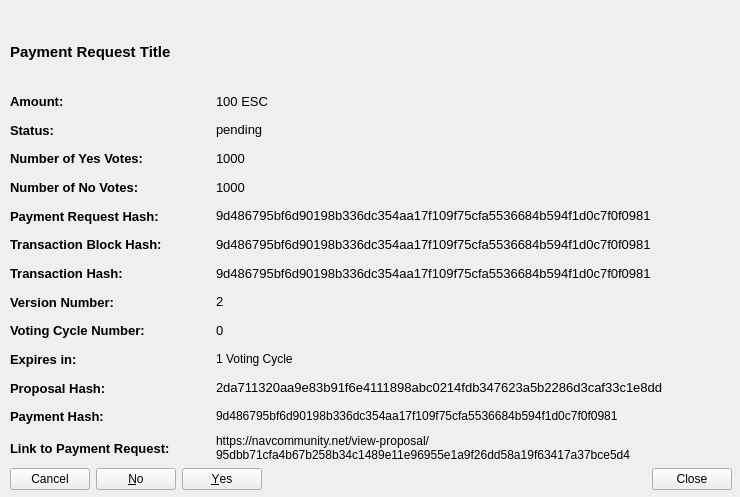
<?xml version="1.0" encoding="UTF-8"?>
<ui version="4.0">
 <class>CommunityFundDisplayPaymentRequestDetailed</class>
 <widget class="QWidget" name="CommunityFundDisplayPaymentRequestDetailed">
  <property name="geometry">
   <rect>
    <x>0</x>
    <y>0</y>
    <width>740</width>
    <height>497</height>
   </rect>
  </property>
  <property name="sizePolicy">
   <sizepolicy hsizetype="Preferred" vsizetype="Expanding">
    <horstretch>0</horstretch>
    <verstretch>0</verstretch>
   </sizepolicy>
  </property>
  <property name="minimumSize">
   <size>
    <width>740</width>
    <height>497</height>
   </size>
  </property>
  <property name="windowTitle">
   <string>Payment Request Details</string>
  </property>
  <widget class="QLabel" name="labelPaymentRequestTitle">
   <property name="geometry">
    <rect>
     <x>10</x>
     <y>10</y>
     <width>722</width>
     <height>83</height>
    </rect>
   </property>
   <property name="sizePolicy">
    <sizepolicy hsizetype="Preferred" vsizetype="Expanding">
     <horstretch>0</horstretch>
     <verstretch>0</verstretch>
    </sizepolicy>
   </property>
   <property name="maximumSize">
    <size>
     <width>16777215</width>
     <height>100</height>
    </size>
   </property>
   <property name="font">
    <font>
     <pointsize>11</pointsize>
     <weight>75</weight>
     <bold>true</bold>
    </font>
   </property>
   <property name="text">
    <string>Payment Request Title</string>
   </property>
   <property name="wordWrap">
    <bool>true</bool>
   </property>
   <property name="openExternalLinks">
    <bool>false</bool>
   </property>
  </widget>
  <widget class="QWidget" name="layoutWidget">
   <property name="geometry">
    <rect>
     <x>10</x>
     <y>90</y>
     <width>722</width>
     <height>400</height>
    </rect>
   </property>
   <layout class="QVBoxLayout" name="verticalLayoutDetailedInfomation_2">
    <item>
     <layout class="QHBoxLayout" name="horizontalLayoutAmount_2">
      <item>
       <widget class="QLabel" name="labelPrequestAmountTitle">
        <property name="sizePolicy">
         <sizepolicy hsizetype="Fixed" vsizetype="Preferred">
          <horstretch>0</horstretch>
          <verstretch>0</verstretch>
         </sizepolicy>
        </property>
        <property name="minimumSize">
         <size>
          <width>200</width>
          <height>0</height>
         </size>
        </property>
        <property name="font">
         <font>
          <pointsize>10</pointsize>
          <weight>75</weight>
          <bold>true</bold>
         </font>
        </property>
        <property name="text">
         <string>Amount:</string>
        </property>
        <property name="textInteractionFlags">
         <set>Qt::NoTextInteraction</set>
        </property>
       </widget>
      </item>
      <item>
       <widget class="QLabel" name="labelPrequestAmount">
        <property name="font">
         <font>
          <pointsize>10</pointsize>
         </font>
        </property>
        <property name="text">
         <string>100 ESC</string>
        </property>
        <property name="textInteractionFlags">
         <set>Qt::TextSelectableByMouse</set>
        </property>
       </widget>
      </item>
     </layout>
    </item>
    <item>
     <layout class="QHBoxLayout" name="horizontalLayoutFee_2">
      <item>
       <widget class="QLabel" name="labelPrequestStatusTitle">
        <property name="sizePolicy">
         <sizepolicy hsizetype="Fixed" vsizetype="Preferred">
          <horstretch>0</horstretch>
          <verstretch>0</verstretch>
         </sizepolicy>
        </property>
        <property name="minimumSize">
         <size>
          <width>200</width>
          <height>0</height>
         </size>
        </property>
        <property name="font">
         <font>
          <pointsize>10</pointsize>
          <weight>75</weight>
          <bold>true</bold>
         </font>
        </property>
        <property name="text">
         <string>Status:</string>
        </property>
        <property name="textInteractionFlags">
         <set>Qt::NoTextInteraction</set>
        </property>
       </widget>
      </item>
      <item>
       <widget class="QLabel" name="labelPrequestStatus">
        <property name="font">
         <font>
          <pointsize>10</pointsize>
         </font>
        </property>
        <property name="text">
         <string>pending</string>
        </property>
        <property name="textInteractionFlags">
         <set>Qt::TextSelectableByMouse</set>
        </property>
       </widget>
      </item>
     </layout>
    </item>
    <item>
     <layout class="QHBoxLayout" name="horizontalLayoutAddress_2">
      <item>
       <widget class="QLabel" name="labelPrequestYesTitle">
        <property name="sizePolicy">
         <sizepolicy hsizetype="Fixed" vsizetype="Preferred">
          <horstretch>0</horstretch>
          <verstretch>0</verstretch>
         </sizepolicy>
        </property>
        <property name="minimumSize">
         <size>
          <width>200</width>
          <height>0</height>
         </size>
        </property>
        <property name="font">
         <font>
          <pointsize>10</pointsize>
          <weight>75</weight>
          <bold>true</bold>
         </font>
        </property>
        <property name="text">
         <string>Number of Yes Votes:</string>
        </property>
        <property name="textInteractionFlags">
         <set>Qt::NoTextInteraction</set>
        </property>
       </widget>
      </item>
      <item>
       <widget class="QLabel" name="labelPrequestYes">
        <property name="font">
         <font>
          <pointsize>10</pointsize>
         </font>
        </property>
        <property name="text">
         <string>1000</string>
        </property>
        <property name="textInteractionFlags">
         <set>Qt::TextSelectableByMouse</set>
        </property>
       </widget>
      </item>
     </layout>
    </item>
    <item>
     <layout class="QHBoxLayout" name="horizontalLayoutDeadline_2">
      <item>
       <widget class="QLabel" name="labelPrequestNoTitle">
        <property name="sizePolicy">
         <sizepolicy hsizetype="Fixed" vsizetype="Preferred">
          <horstretch>0</horstretch>
          <verstretch>0</verstretch>
         </sizepolicy>
        </property>
        <property name="minimumSize">
         <size>
          <width>200</width>
          <height>0</height>
         </size>
        </property>
        <property name="font">
         <font>
          <pointsize>10</pointsize>
          <weight>75</weight>
          <bold>true</bold>
         </font>
        </property>
        <property name="text">
         <string>Number of No Votes:</string>
        </property>
        <property name="textInteractionFlags">
         <set>Qt::NoTextInteraction</set>
        </property>
       </widget>
      </item>
      <item>
       <widget class="QLabel" name="labelPrequestNo">
        <property name="font">
         <font>
          <pointsize>10</pointsize>
         </font>
        </property>
        <property name="text">
         <string>1000</string>
        </property>
        <property name="textInteractionFlags">
         <set>Qt::TextSelectableByMouse</set>
        </property>
       </widget>
      </item>
     </layout>
    </item>
    <item>
     <layout class="QHBoxLayout" name="horizontalLayoutExpiresIn_2">
      <item>
       <widget class="QLabel" name="labelPrequestHashTitle">
        <property name="sizePolicy">
         <sizepolicy hsizetype="Fixed" vsizetype="Preferred">
          <horstretch>0</horstretch>
          <verstretch>0</verstretch>
         </sizepolicy>
        </property>
        <property name="minimumSize">
         <size>
          <width>200</width>
          <height>0</height>
         </size>
        </property>
        <property name="font">
         <font>
          <pointsize>10</pointsize>
          <weight>75</weight>
          <bold>true</bold>
         </font>
        </property>
        <property name="text">
         <string>Payment Request Hash:</string>
        </property>
        <property name="textInteractionFlags">
         <set>Qt::NoTextInteraction</set>
        </property>
       </widget>
      </item>
      <item>
       <widget class="QLabel" name="labelPrequestHash">
        <property name="font">
         <font>
          <pointsize>10</pointsize>
         </font>
        </property>
        <property name="text">
         <string>9d486795bf6d90198b336dc354aa17f109f75cfa5536684b594f1d0c7f0f0981</string>
        </property>
        <property name="textInteractionFlags">
         <set>Qt::TextSelectableByMouse</set>
        </property>
       </widget>
      </item>
     </layout>
    </item>
    <item>
     <layout class="QHBoxLayout" name="horizontalLayoutStatus_2">
      <item>
       <widget class="QLabel" name="labelPrequestTransactionBlockHashTitle">
        <property name="sizePolicy">
         <sizepolicy hsizetype="Fixed" vsizetype="Preferred">
          <horstretch>0</horstretch>
          <verstretch>0</verstretch>
         </sizepolicy>
        </property>
        <property name="minimumSize">
         <size>
          <width>200</width>
          <height>0</height>
         </size>
        </property>
        <property name="font">
         <font>
          <pointsize>10</pointsize>
          <weight>75</weight>
          <bold>true</bold>
         </font>
        </property>
        <property name="text">
         <string>Transaction Block Hash:</string>
        </property>
        <property name="textInteractionFlags">
         <set>Qt::NoTextInteraction</set>
        </property>
       </widget>
      </item>
      <item>
       <widget class="QLabel" name="labelPrequestTransactionBlockHash">
        <property name="font">
         <font>
          <pointsize>10</pointsize>
         </font>
        </property>
        <property name="text">
         <string>9d486795bf6d90198b336dc354aa17f109f75cfa5536684b594f1d0c7f0f0981</string>
        </property>
        <property name="textInteractionFlags">
         <set>Qt::TextSelectableByMouse</set>
        </property>
       </widget>
      </item>
     </layout>
    </item>
    <item>
     <layout class="QHBoxLayout" name="horizontalLayoutNumberYesVotes_2">
      <item>
       <widget class="QLabel" name="labelPrequestTransactionHashTitle">
        <property name="sizePolicy">
         <sizepolicy hsizetype="Fixed" vsizetype="Preferred">
          <horstretch>0</horstretch>
          <verstretch>0</verstretch>
         </sizepolicy>
        </property>
        <property name="minimumSize">
         <size>
          <width>200</width>
          <height>0</height>
         </size>
        </property>
        <property name="font">
         <font>
          <pointsize>10</pointsize>
          <weight>75</weight>
          <bold>true</bold>
         </font>
        </property>
        <property name="text">
         <string>Transaction Hash:</string>
        </property>
        <property name="textInteractionFlags">
         <set>Qt::NoTextInteraction</set>
        </property>
       </widget>
      </item>
      <item>
       <widget class="QLabel" name="labelPrequestTransactionHash">
        <property name="font">
         <font>
          <pointsize>10</pointsize>
         </font>
        </property>
        <property name="text">
         <string>9d486795bf6d90198b336dc354aa17f109f75cfa5536684b594f1d0c7f0f0981</string>
        </property>
        <property name="textInteractionFlags">
         <set>Qt::TextSelectableByMouse</set>
        </property>
       </widget>
      </item>
     </layout>
    </item>
    <item>
     <layout class="QHBoxLayout" name="horizontalLayoutNumberNoVotes_2">
      <item>
       <widget class="QLabel" name="labelPrequestVersionNoTitle">
        <property name="sizePolicy">
         <sizepolicy hsizetype="Fixed" vsizetype="Preferred">
          <horstretch>0</horstretch>
          <verstretch>0</verstretch>
         </sizepolicy>
        </property>
        <property name="minimumSize">
         <size>
          <width>200</width>
          <height>0</height>
         </size>
        </property>
        <property name="font">
         <font>
          <pointsize>10</pointsize>
          <weight>75</weight>
          <bold>true</bold>
         </font>
        </property>
        <property name="text">
         <string>Version Number:</string>
        </property>
        <property name="textInteractionFlags">
         <set>Qt::NoTextInteraction</set>
        </property>
       </widget>
      </item>
      <item>
       <widget class="QLabel" name="labelPrequestVersionNo">
        <property name="font">
         <font>
          <pointsize>10</pointsize>
         </font>
        </property>
        <property name="text">
         <string>2</string>
        </property>
        <property name="textInteractionFlags">
         <set>Qt::TextSelectableByMouse</set>
        </property>
       </widget>
      </item>
     </layout>
    </item>
    <item>
     <layout class="QHBoxLayout" name="horizontalLayoutTransactionBlockHash_2">
      <item>
       <widget class="QLabel" name="labelPrequestVotingCycleTitle">
        <property name="sizePolicy">
         <sizepolicy hsizetype="Fixed" vsizetype="Preferred">
          <horstretch>0</horstretch>
          <verstretch>0</verstretch>
         </sizepolicy>
        </property>
        <property name="minimumSize">
         <size>
          <width>200</width>
          <height>0</height>
         </size>
        </property>
        <property name="font">
         <font>
          <pointsize>10</pointsize>
          <weight>75</weight>
          <bold>true</bold>
         </font>
        </property>
        <property name="text">
         <string>Voting Cycle Number:</string>
        </property>
        <property name="textInteractionFlags">
         <set>Qt::NoTextInteraction</set>
        </property>
       </widget>
      </item>
      <item>
       <widget class="QLabel" name="labelPrequestVotingCycle">
        <property name="font">
         <font>
          <pointsize>10</pointsize>
         </font>
        </property>
        <property name="text">
         <string>0</string>
        </property>
        <property name="textInteractionFlags">
         <set>Qt::TextSelectableByMouse</set>
        </property>
       </widget>
      </item>
     </layout>
    </item>
    <item>
     <layout class="QHBoxLayout" name="horizontalLayout_3">
      <property name="topMargin">
       <number>0</number>
      </property>
      <item>
       <widget class="QLabel" name="labelPrequestExpiryTitle">
        <property name="sizePolicy">
         <sizepolicy hsizetype="Minimum" vsizetype="Preferred">
          <horstretch>0</horstretch>
          <verstretch>0</verstretch>
         </sizepolicy>
        </property>
        <property name="minimumSize">
         <size>
          <width>200</width>
          <height>0</height>
         </size>
        </property>
        <property name="maximumSize">
         <size>
          <width>200</width>
          <height>16777215</height>
         </size>
        </property>
        <property name="font">
         <font>
          <pointsize>10</pointsize>
          <weight>75</weight>
          <bold>true</bold>
         </font>
        </property>
        <property name="text">
         <string>Expires in:</string>
        </property>
       </widget>
      </item>
      <item>
       <widget class="QLabel" name="labelPrequestExpiry">
        <property name="text">
         <string>1 Voting Cycle</string>
        </property>
        <property name="textInteractionFlags">
         <set>Qt::TextSelectableByMouse</set>
        </property>
       </widget>
      </item>
     </layout>
    </item>
    <item>
     <layout class="QHBoxLayout" name="horizontalLayoutTransactionHash_2">
      <item>
       <widget class="QLabel" name="labelPrequestProposalHashTitle">
        <property name="sizePolicy">
         <sizepolicy hsizetype="Fixed" vsizetype="Preferred">
          <horstretch>0</horstretch>
          <verstretch>0</verstretch>
         </sizepolicy>
        </property>
        <property name="minimumSize">
         <size>
          <width>200</width>
          <height>0</height>
         </size>
        </property>
        <property name="font">
         <font>
          <pointsize>10</pointsize>
          <weight>75</weight>
          <bold>true</bold>
         </font>
        </property>
        <property name="text">
         <string>Proposal Hash:</string>
        </property>
        <property name="textInteractionFlags">
         <set>Qt::NoTextInteraction</set>
        </property>
       </widget>
      </item>
      <item>
       <widget class="QLabel" name="labelPrequestProposalHash">
        <property name="font">
         <font>
          <pointsize>10</pointsize>
         </font>
        </property>
        <property name="text">
         <string>2da711320aa9e83b91f6e4111898abc0214fdb347623a5b2286d3caf33c1e8dd</string>
        </property>
        <property name="textInteractionFlags">
         <set>Qt::TextSelectableByMouse</set>
        </property>
       </widget>
      </item>
     </layout>
    </item>
    <item>
     <layout class="QHBoxLayout" name="horizontalLayout_2">
      <property name="topMargin">
       <number>0</number>
      </property>
      <item>
       <widget class="QLabel" name="labelPrequestPaymentHashTitle">
        <property name="sizePolicy">
         <sizepolicy hsizetype="Minimum" vsizetype="Preferred">
          <horstretch>0</horstretch>
          <verstretch>0</verstretch>
         </sizepolicy>
        </property>
        <property name="minimumSize">
         <size>
          <width>200</width>
          <height>0</height>
         </size>
        </property>
        <property name="maximumSize">
         <size>
          <width>200</width>
          <height>16777215</height>
         </size>
        </property>
        <property name="font">
         <font>
          <pointsize>10</pointsize>
          <weight>75</weight>
          <bold>true</bold>
         </font>
        </property>
        <property name="text">
         <string>Payment Hash:</string>
        </property>
       </widget>
      </item>
      <item>
       <widget class="QLabel" name="labelPrequestPaymentHash">
        <property name="text">
         <string>9d486795bf6d90198b336dc354aa17f109f75cfa5536684b594f1d0c7f0f0981</string>
        </property>
        <property name="textInteractionFlags">
         <set>Qt::TextSelectableByMouse</set>
        </property>
       </widget>
      </item>
     </layout>
    </item>
    <item>
     <layout class="QHBoxLayout" name="horizontalLayoutLinkToPaymentRequest_2">
      <item>
       <widget class="QLabel" name="labelPrequestLinkTitle">
        <property name="sizePolicy">
         <sizepolicy hsizetype="Fixed" vsizetype="Preferred">
          <horstretch>0</horstretch>
          <verstretch>0</verstretch>
         </sizepolicy>
        </property>
        <property name="minimumSize">
         <size>
          <width>200</width>
          <height>0</height>
         </size>
        </property>
        <property name="font">
         <font>
          <pointsize>10</pointsize>
          <weight>75</weight>
          <bold>true</bold>
         </font>
        </property>
        <property name="text">
         <string>Link to Payment Request:</string>
        </property>
        <property name="textInteractionFlags">
         <set>Qt::NoTextInteraction</set>
        </property>
       </widget>
      </item>
      <item>
       <widget class="QLabel" name="labelPrequestLink">
        <property name="text">
         <string>https://navcommunity.net/view-proposal/95dbb71cfa4b67b258b34c1489e11e96955e1a9f26dd58a19f63417a37bce5d4</string>
        </property>
        <property name="wordWrap">
         <bool>true</bool>
        </property>
        <property name="openExternalLinks">
         <bool>true</bool>
        </property>
        <property name="textInteractionFlags">
         <set>Qt::TextBrowserInteraction</set>
        </property>
       </widget>
      </item>
     </layout>
    </item>
    <item>
     <layout class="QHBoxLayout" name="horizontalLayoutButtons_2">
      <item>
       <widget class="QDialogButtonBox" name="buttonBoxYesNoVote_2">
        <property name="layoutDirection">
         <enum>Qt::RightToLeft</enum>
        </property>
        <property name="standardButtons">
         <set>QDialogButtonBox::Cancel|QDialogButtonBox::No|QDialogButtonBox::Yes</set>
        </property>
       </widget>
      </item>
      <item>
       <spacer name="horizontalSpacerButtons_2">
        <property name="orientation">
         <enum>Qt::Horizontal</enum>
        </property>
        <property name="sizeHint" stdset="0">
         <size>
          <width>40</width>
          <height>20</height>
         </size>
        </property>
       </spacer>
      </item>
      <item>
       <widget class="QPushButton" name="pushButtonClose_2">
        <property name="text">
         <string>Close</string>
        </property>
       </widget>
      </item>
     </layout>
    </item>
   </layout>
  </widget>
 </widget>
 <resources/>
 <connections/>
</ui>
